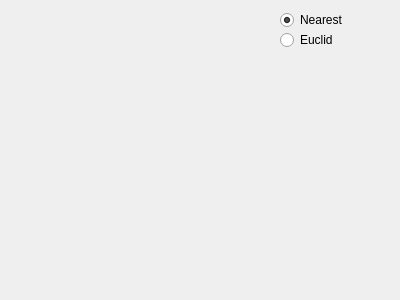
<?xml version="1.0" encoding="UTF-8"?>
<ui version="4.0">
 <class>Dialog</class>
 <widget class="QDialog" name="Dialog">
  <property name="geometry">
   <rect>
    <x>0</x>
    <y>0</y>
    <width>400</width>
    <height>300</height>
   </rect>
  </property>
  <property name="windowTitle">
   <string>Dialog</string>
  </property>
  <widget class="QRadioButton" name="radioButton">
   <property name="geometry">
    <rect>
     <x>280</x>
     <y>10</y>
     <width>102</width>
     <height>20</height>
    </rect>
   </property>
   <property name="text">
    <string>Nearest</string>
   </property>
   <property name="checked">
    <bool>true</bool>
   </property>
   <attribute name="buttonGroup">
    <string notr="true">buttonGroup</string>
   </attribute>
  </widget>
  <widget class="QRadioButton" name="radioButton_2">
   <property name="geometry">
    <rect>
     <x>280</x>
     <y>30</y>
     <width>102</width>
     <height>20</height>
    </rect>
   </property>
   <property name="text">
    <string>Euclid</string>
   </property>
   <attribute name="buttonGroup">
    <string notr="true">buttonGroup</string>
   </attribute>
  </widget>
 </widget>
 <layoutdefault spacing="6" margin="11"/>
 <resources/>
 <connections/>
 <buttongroups>
  <buttongroup name="buttonGroup"/>
 </buttongroups>
</ui>
